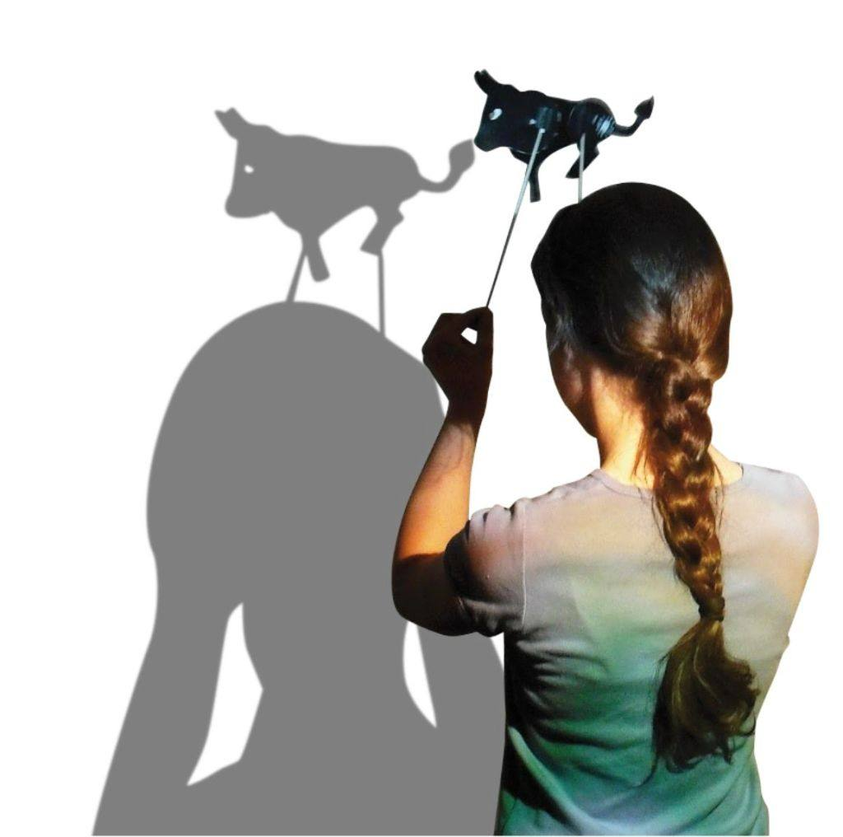
#> input picture image.png, 843 x 837 px, shrunk from 1024 x 1016 before the run
$ python removedorsombras.py
#> lines starting #> are read from the running program, lines starting #| are printed output that depends on the picture; after the words box and inside, x2 and y2 are one past the last pixel; in counts of white or black regions, pixels touching at a corner belong together
import cv2
import numpy as np
import matplotlib.pyplot as plt

def remove_shadows(image_path):
    # Leer la imagen
#> called with image_path = 'image.png'
    image = cv2.imread(image_path)
#> image is the input picture: shape (837, 843, 3); mean B, G, R 179.5, 183.6, 184.3

    # Convertir la imagen a escala de grises
    gray = cv2.cvtColor(image, cv2.COLOR_BGR2GRAY)
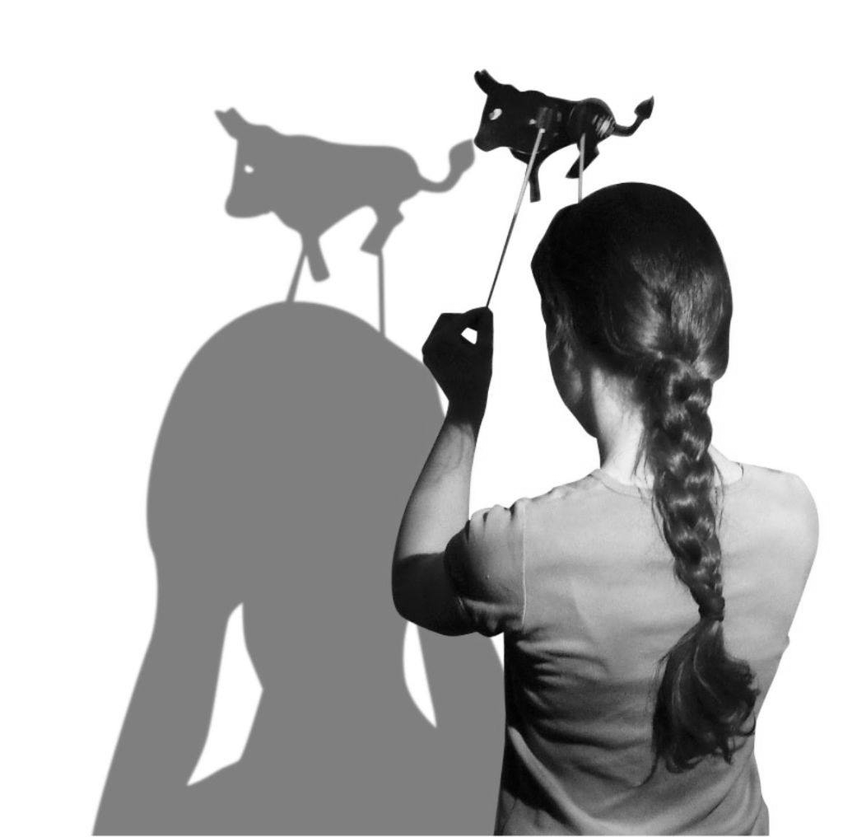
#> gray: shape (837, 843); min 0, max 255, mean 183.3

    # Aplicar un filtro de desenfoque
    blurred = cv2.GaussianBlur(gray, (21, 21), 0)
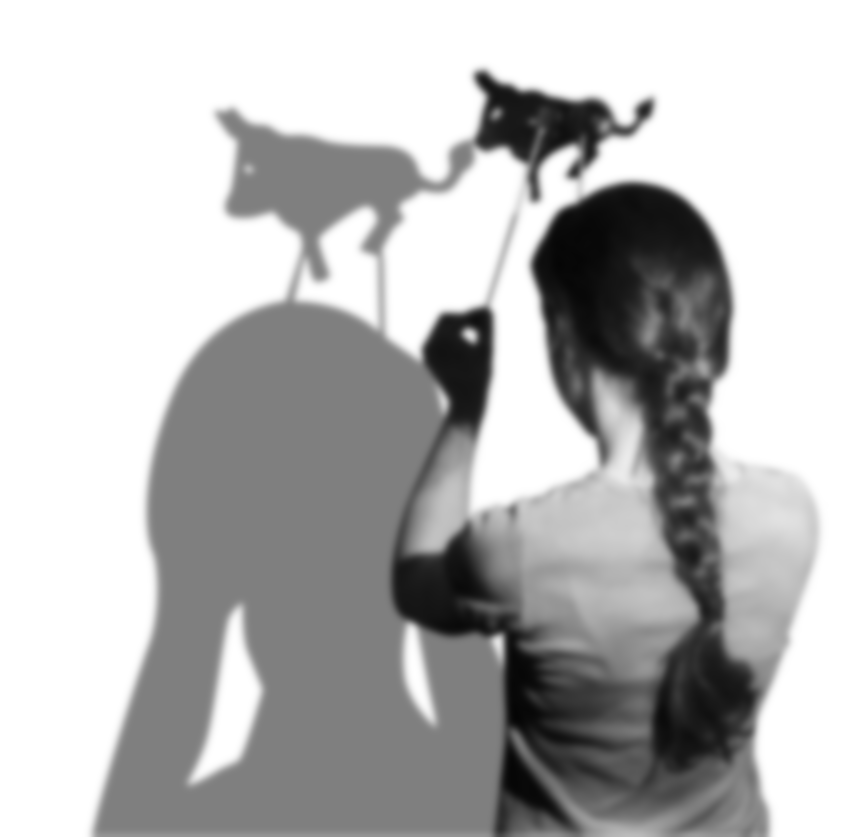
#> blurred: shape (837, 843); min 5, max 255, mean 183.3

    # Aplicar umbral adaptativo
    binary = cv2.adaptiveThreshold(blurred, 255, cv2.ADAPTIVE_THRESH_MEAN_C, cv2.THRESH_BINARY_INV, 11, 2)
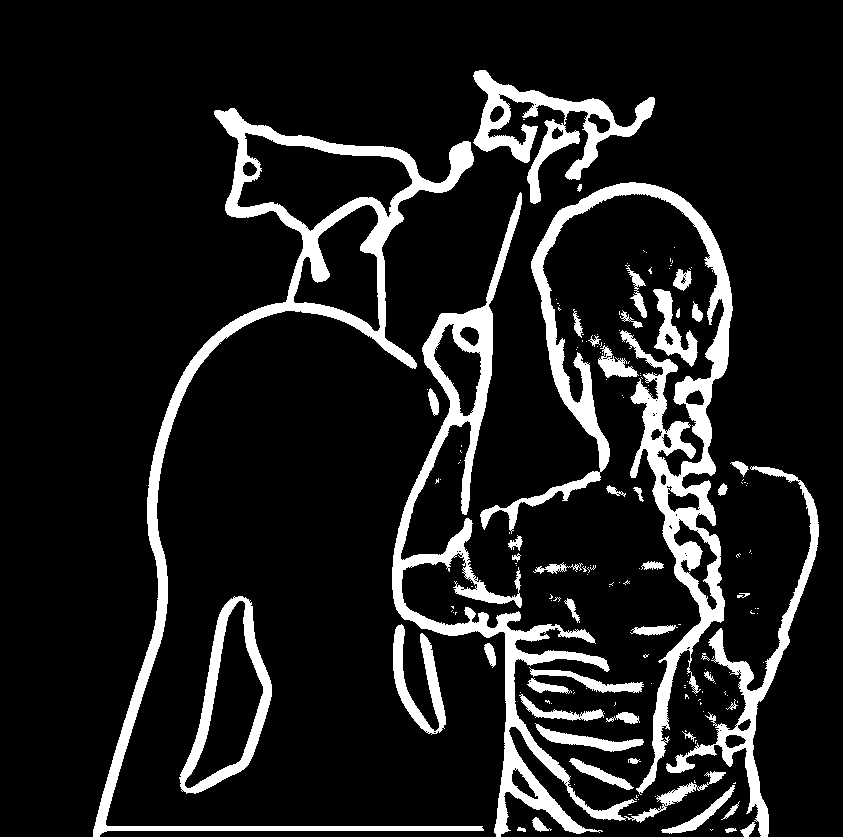
#> binary: shape (837, 843); 12.2% white; 169 white regions (122 under 20 px), largest, box (x1, y1, x2, y2) and area: (480, 182, 733, 795) 21028, (93, 108, 484, 837) 18837, (392, 192, 726, 837) 17813

    # Invertir la imagen binaria
    binary = cv2.bitwise_not(binary)

    # Aplicar operación de cierre morfológico
    kernel = cv2.getStructuringElement(cv2.MORPH_RECT, (15, 15))
    closed = cv2.morphologyEx(binary, cv2.MORPH_CLOSE, kernel)
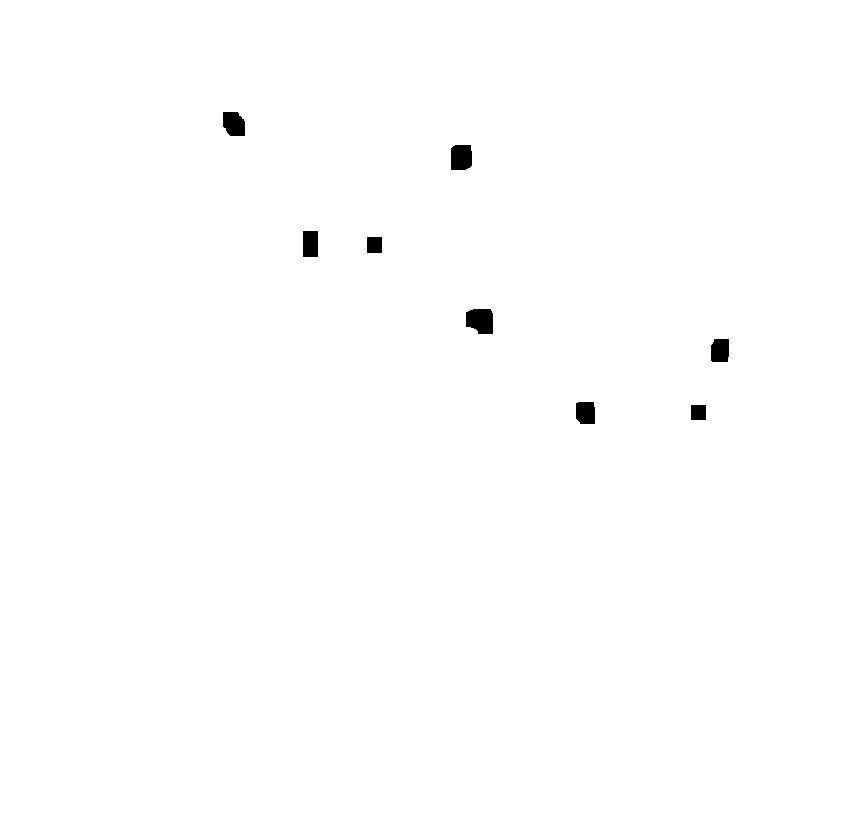
#> closed: shape (837, 843); 99.5% white; 8 black regions, largest, box (x1, y1, x2, y2) and area: (466, 309, 493, 334) 586, (451, 145, 472, 170) 499, (223, 112, 245, 136) 455

    # Aplicar la máscara a la imagen original
    result = cv2.bitwise_and(image, image, mask=closed)

    return result

# Ejemplo de uso
result = remove_shadows('image.png')

# Mostrar la imagen usando matplotlib
plt.imshow(cv2.cvtColor(result, cv2.COLOR_BGR2RGB))
plt.title('Resultado')
plt.axis('off')
plt.show()
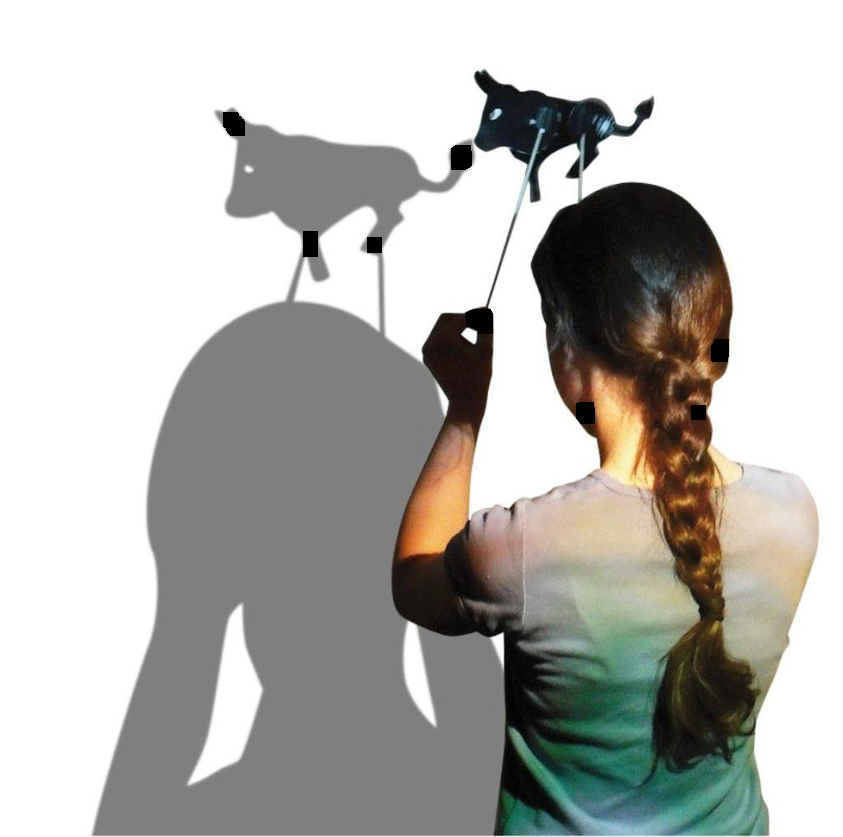
#> shown: shape (837, 843, 3); mean R, G, B 183.9, 183.2, 179.2
